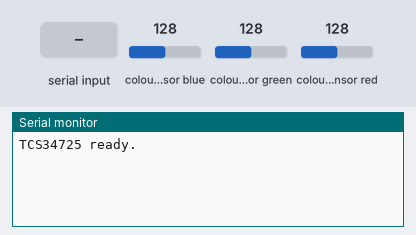
Recording of a sketch running on a simulated ESP32. Parts: the last lines printed to the serial monitor. The inputs (shaded band) are chosen by the test bench; at power-on: colour sensor blue 128, colour sensor green 128, colour sensor red 128.

Above: at 1.5 s.
1.6 s: "1" received over Serial
At 3.2 s:
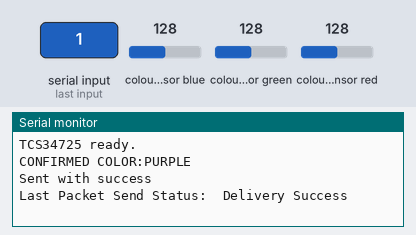
4.1 s: colour sensor blue set to 5
At 6.9 s:
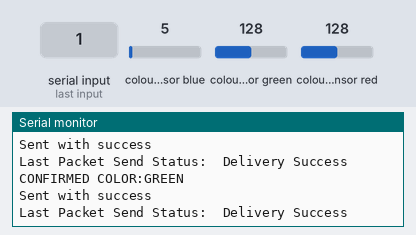
7.1 s: colour sensor green set to 5
At 9.8 s:
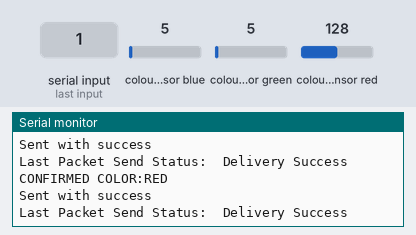
10.1 s: colour sensor blue set to 128
At 12.3 s:
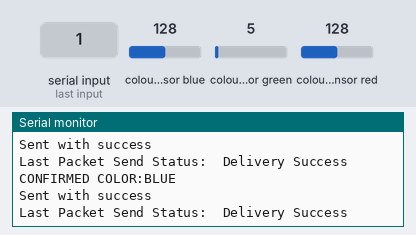

Measured:
- after the input at 1.6 s, the serial monitor: prints a new line after 1.1 s (image 1)
- after the input at 4.1 s, the serial monitor: prints a new line after 1.1 s (image 2)
- after the input at 7.1 s, the serial monitor: prints a new line after 1.8 s (image 3)
- after the input at 10.1 s, the serial monitor: prints a new line after 1.3 s (image 4)

The sketch:

TRANSMITTER_CODE_FINAL.ino
```cpp
//THIS IS THE FINAL CODE FOR THE ROBOT ESP32. FUNCTION: READ COLOR SENSOR, CONFIRM COLOR, TRANSMIT CONFIRMED COLOR OVER ESP-NOW TO THE DRONE ESP.
#include <Wire.h>
#include "Adafruit_TCS34725.h"
#include <esp_now.h>
#include <WiFi.h>


Adafruit_TCS34725 tcs(TCS34725_INTEGRATIONTIME_50MS, TCS34725_GAIN_4X);

enum Color { RED, GREEN, BLUE, PURPLE, UNKNOWN };
int antennaID[] = {1, 3, 2, 4}; //our task order is button antenna, crater antenna, crank antenna, keypad antenna
const int confidenceValue = 5; // confidence value determines how many colors we must read consecutively in order to confirm the color.
Color colorRecord[confidenceValue]; // Creates an array of colors that allows us to take a record of the colors read by the sensor.
Color colorDetected;
String confirmedColor;
int cycle = 0; //Keeps track of how many colors we've read. Resets when it equals confidenceValue - 1
int antennaCycle = 0; //tracks how many antenna we've read starting from zero. Use antennaID[antennaCycle] to get the actual antenna number.
bool ENABLE = true;
bool timerActive = false;
unsigned long startTime = 0;
unsigned long runDuration = 120000; // duration in ms (2 minutes)

// RECEIVER DRONE ESP32 MAC Address: e0:8c:fe:5d:ca:6c
uint8_t broadcastAddress[] = {0xE0, 0x8C, 0xFE, 0x5D, 0xCA, 0x6C};

Color classify(uint16_t r, uint16_t g, uint16_t b, uint16_t c) {
  if (c < 50) return UNKNOWN;

  float rn = (float)r / c;
  float gn = (float)g / c;
  float bn = (float)b / c;

  // i put purple first to try to get it to recognize purple before blue
  //try changing the bn, rn & gn to identify purple better
  //BUT be careful with not getting it confused with blue

  /*
  This work by bn gn and rn being the color divided by c which is the brightness
  so the threshold of purple is all being .3 since purple is very potent in all
  color next is the main color is higher then the other so for it to register as
  green gn has to be higher then bn and rn the same for the other colors
  it makes sense right green would have more green then blue and red
  and red would have more red then green and red
  ** I got rid of the +.10 for them since sometimes they might be similar */

  if (bn > 0.3 && rn > 0.3 && gn > 0.3) return PURPLE ;

  else if (gn > 0.35 && gn >= rn  && gn >= bn) return GREEN;

  else if (bn >= 0.35 && bn >= rn && bn >= gn) return BLUE;

  else if (rn > 0.35 && rn >= gn  && rn >= bn ) return RED;

  else return UNKNOWN;
  }

  const char* colorName(Color c) {
    switch (c) {
      case RED: return "RED";
      case GREEN: return "GREEN";
      case BLUE: return "BLUE";
      case PURPLE: return "PURPLE";
      default: return "UNKNOWN";
  }
}

boolean confirmColor(Color colorRecord[], Color detectedColor) {
  //If we have recorded the color the amount of times equal to the confidence value,
  //loop through the color record and check if all colors in the color record are
  //the same. If they are, then the color is confirmed.
  Color previousColor = detectedColor;
  //We cycle the amount of times as the confidenceValue i.e. length of the colorRecord.
  for(int i = 0; i < confidenceValue; i++){
    if((colorRecord[i] == previousColor) && (previousColor != UNKNOWN)){
      previousColor = colorRecord[i];
      //Are we at the end of the array?
      if(i == confidenceValue - 1){
        //Color confirmed.
        return true;
      }
    }
    else {
      return false;
    }
  }
  return false;
}

// Structure example to send data
// Must match the receiver structure
typedef struct struct_message {
char color[32];
int antenna;
} struct_message;


// Create a struct_message called transmission
struct_message transmission;


esp_now_peer_info_t peerInfo;


// callback when data is sent
//void OnDataSent(const uint8_t *mac_addr, esp_now_send_status_t status) {
void OnDataSent(const wifi_tx_info_t *info, esp_now_send_status_t status) {
  Serial.print("\r\nLast Packet Send Status:\t");
  Serial.println(status == ESP_NOW_SEND_SUCCESS ? "Delivery Success" : "Delivery Fail");
}

void transmitData(String confirmedColor, int antennaID) {
  // Set values to send
  strcpy(transmission.color, confirmedColor.c_str());
  transmission.antenna = antennaID;

  // Send message via ESP-NOW
  esp_err_t result = esp_now_send(broadcastAddress, (uint8_t *) &transmission, sizeof(transmission));

  if (result == ESP_OK) {
    Serial.println("Sent with success");
  }
  else {
    Serial.println("Error sending the data");
  }
  }

  void setup() {
  Serial.begin(115200);
  delay(300);

  if (!tcs.begin()) {
    Serial.println("TCS34725 not found.");
    while (1) delay(10);
  }

  Serial.println("TCS34725 ready.");

  // Init Serial Monitor
  Serial.begin(115200);

  // Set device as a Wi-Fi Station
  WiFi.mode(WIFI_STA);


  // Init ESP-NOW
  if (esp_now_init() != ESP_OK) {
    Serial.println("Error initializing ESP-NOW");
    return;
  }


  // Once ESPNow is successfully Init, we will register for Send CB to
  // get the status of Transmitted packet
  esp_now_register_send_cb(OnDataSent);

  // Register peer
  memcpy(peerInfo.peer_addr, broadcastAddress, 6);
  peerInfo.channel = 0;
  peerInfo.encrypt = false;

  // Add peer
  if (esp_now_add_peer(&peerInfo) != ESP_OK){
    Serial.println("Failed to add peer");
    return;
  }
}

void loop() {
  int start_time;
  while(!Serial.available()){
    start_time = millis();
  }
  uint16_t r, g, b, c;
  tcs.getRawData(&r, &g, &b, &c);

  Color col = classify(r, g, b, c);

  float rn = (c ? (float)r / c : 0);
  float gn = (c ? (float)g / c : 0);
  float bn = (c ? (float)b / c : 0);

  //DEBUG COLOR RGB VALUES
  //Serial.print("Raw R:"); Serial.print(r);
  //Serial.print(" G:"); Serial.print(g);
  //Serial.print(" B:"); Serial.print(b);
  //Serial.print(" C:"); Serial.print(c);

  //Serial.print(" | rn="); Serial.print(rn, 3);
  //Serial.print(" gn="); Serial.print(gn, 3);
  //Serial.print(" bn="); Serial.print(bn, 3);

  //Serial.print(" -> ");
  //Serial.println(colorName(col));

  //Record the color detected
  colorRecord[cycle] = col;

  if(cycle == confidenceValue - 1){
    if(confirmColor(colorRecord, col)){
      confirmedColor = colorName(colorRecord[0]);
      Serial.print("CONFIRMED COLOR:"); Serial.println(confirmedColor);
      transmitData(confirmedColor, antennaID[antennaCycle]);

    }
    cycle = 0;
  }
  else{
    cycle++;
  }

  //DEGUB PRINT COLOR RECORD ARRAY
  //for(int i = 0; i < confidenceValue; i++){
  //  Serial.println(colorName(colorRecord[i]));
  //}

  //DEBUG TRACE CYCLE
  //Serial.println(cycle);

  delay(200);
  while(millis() - start_time > 120000){

  }
}
```
